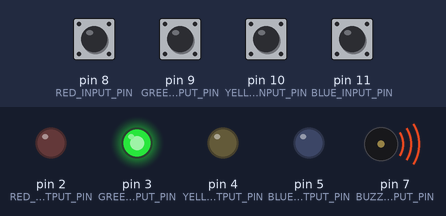
This sketch was run on a simulated Arduino Uno, built with avr-gcc and run on an emulated ATmega328P. Parts: output pins drawn as LEDs (lit = HIGH), buzzer (waves = sounding). The inputs (shaded band) are chosen by the test bench; at power-on: pin 8 (RED_INPUT_PIN), pin 9 (GREEN_INPUT_PIN), pin 10 (YELLOW_INPUT_PIN), pin 11 (BLUE_INPUT_PIN) HIGH. Random numbers use the default seed unless the sketch sets one; what the sketch prints to the serial monitor is not drawn.

Above: at 1.3 s.
1.4 s: pin 8 (RED_INPUT_PIN) pulled LOW for 0.15 s
At 2.2 s:
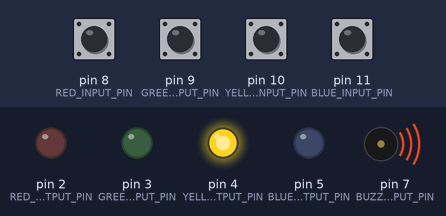
4.4 s: pin 8 (RED_INPUT_PIN) pulled LOW for 1 s
At 4.6 s:
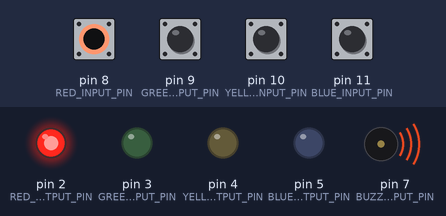
8.0 s: pin 8 (RED_INPUT_PIN) pulsed LOW 5 times (0.12 s each, 0.3 s apart)
At 15.4 s:
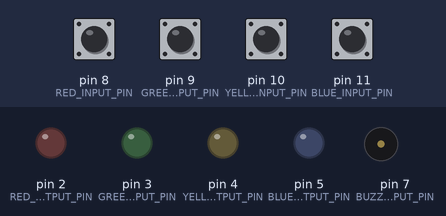
Timing chart, 0 to 16.9 s (numbered marks = the images above; inputs shaded):
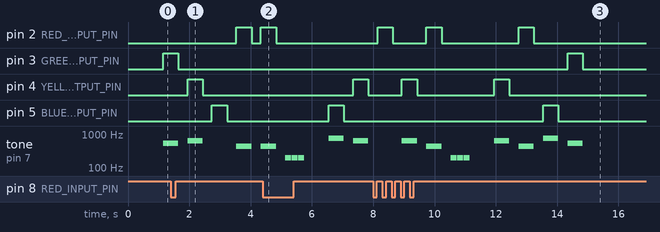

Measured:
- after the input at 8.0 s, pin 3 (GREEN_OUTPUT_PIN): LOW → HIGH after 6.3 s, → LOW 0.50 s later; pin 5 (BLUE_OUTPUT_PIN): LOW → HIGH after 5.5 s, → LOW 0.50 s later
- by itself, pin 4 (YELLOW_OUTPUT_PIN): alternates HIGH for 0.50 s and LOW for 2.5 s, 4 changes in all, then stays LOW
- by itself, tone on pin 7 (BUZZER_OUTPUT_PIN): plays 640 Hz for 0.50 s, 440 Hz for 0.50 s, 200 Hz for 0.20 s, 200 Hz for 0.20 s, 200 Hz for 0.20 s, 640 Hz for 0.50 s … (9 notes in this stretch)

The sketch:

simon.ino
```cpp
#include <Arduino_FreeRTOS.h>
#include <queue.h>

#include "game.h"

TaskHandle_t game_task_handle;
TaskHandle_t sound_task_handle;
TaskHandle_t led_task_handle;

QueueHandle_t input_queue_handle;
QueueHandle_t sound_queue_handle;
QueueHandle_t led_queue_handle;

#define RED_INPUT_PIN 8
#define GREEN_INPUT_PIN 9
#define YELLOW_INPUT_PIN 10
#define BLUE_INPUT_PIN 11

#define RED_OUTPUT_PIN 2
#define GREEN_OUTPUT_PIN 3
#define YELLOW_OUTPUT_PIN 4
#define BLUE_OUTPUT_PIN 5

#define BUZZER_OUTPUT_PIN 7

#define BUTTON_DEBOUNCE_TIME 100L

const int RED = 0;
const int GREEN = 1;
const int YELLOW = 2;
const int BLUE = 3;

typedef struct sound_message_t {
  int freq;
  // If duration > 0 turn sound on for duration ms
  // If duration == 0 turn sound off
  // If duration < 0 turn sound on
  int duration;
  int pause;
};

typedef struct led_message_t {
  int color;
  // If duration > 0 turn led on for duration ms
  // If duration == 0 turn led off
  // If duration < 0 turn led on
  int duration;
  int pause;
};

// The ATmega328P has three Pin Change Interrupt (PCI) groups, each associated with an interrupt vector:
//
//     PCINT0 (PCI0) – Port B (Digital Pins 8–13 + SPI pins)
//         Covers: PB0 to PB7 (Arduino D8, D9, D10, D11, D12, D13)
//         Interrupt Vector: PCINT0_vect
//
//     PCINT1 (PCI1) – Port C (Analog Pins A0–A5)
//         Covers: PC0 to PC5 (Arduino A0, A1, A2, A3, A4, A5)
//         Interrupt Vector: PCINT1_vect
//
//     PCINT2 (PCI2) – Port D (Digital Pins 0–7)
//         Covers: PD0 to PD7 (Arduino D0, D1, D2, D3, D4, D5, D6, D7)
//         Interrupt Vector: PCINT2_vect
ISR(PCINT0_vect) {
  static unsigned int r = 0;
  static unsigned int g = 0;
  static unsigned int y = 0;
  static unsigned int b = 0;
  static unsigned long last = 0L;
  unsigned long now = millis();

  if (now - last < BUTTON_DEBOUNCE_TIME) {
    return;
  }

  last = now;

  if (!(PINB & (1 << PB0)) && !digitalRead(RED_INPUT_PIN)) {
    xQueueSendToBackFromISR(input_queue_handle, &RED, NULL);
    return;
  }

  if (!(PINB & (1 << PB1)) && !digitalRead(GREEN_INPUT_PIN)) {
    xQueueSendToBackFromISR(input_queue_handle, &GREEN, NULL);
    return;
  }

  if (!(PINB & (1 << PB2)) && !digitalRead(YELLOW_INPUT_PIN)) {
    xQueueSendToBackFromISR(input_queue_handle, &YELLOW, NULL);
    return;
  }

  if (!(PINB & (1 << PB3)) && !digitalRead(BLUE_INPUT_PIN)) {
    xQueueSendToBackFromISR(input_queue_handle, &BLUE, NULL);
    return;
  }
}

static void enable_buttons(void) {
  // Arduino Pin	ATmega328P Pin	Pin Change Interrupt Group
  // D0 (RX) PD0 PCINT16 (PCI2)
  // D1 (TX) PD1 PCINT17 (PCI2)
  // D2  PD2 PCINT18 (PCI2)
  // D3  PD3 PCINT19 (PCI2)
  // D4  PD4 PCINT20 (PCI2)
  // D5  PD5 PCINT21 (PCI2)
  // D6  PD6 PCINT22 (PCI2)
  // D7  PD7 PCINT23 (PCI2)
  // D8  PB0 PCINT0 (PCI0)
  // D9  PB1 PCINT1 (PCI0)
  // D10 PB2 PCINT2 (PCI0)
  // D11 PB3 PCINT3 (PCI0)
  // D12 PB4 PCINT4 (PCI0)
  // D13 PB5 PCINT5 (PCI0)
  // A0  PC0 PCINT8 (PCI1)
  // A1  PC1 PCINT9 (PCI1)
  // A2  PC2 PCINT10 (PCI1)
  // A3  PC3 PCINT11 (PCI1)
  // A4 (SDA) PC4 PCINT12 (PCI1)
  // A5 (SCL) PC5 PCINT13 (PCI1)

  // Enable pins D8 - D11
  PCICR |= (1 << PCIE0);
  PCMSK0 = (1 << PCINT0) | (1 << PCINT1) | (1 << PCINT2) | (1 << PCINT3);
}

static void disable_buttons(void) {
  // Disable pins D8 - D11
  PCMSK0 &= ~((1 << PCINT0) | (1 << PCINT1) | (1 << PCINT2) | (1 << PCINT3));
}

void setup() {
  Serial.begin(9600);
  Serial.println("setup() starting up");

  Serial.println("setup() setup input pins");
  pinMode(RED_INPUT_PIN, INPUT_PULLUP);
  pinMode(GREEN_INPUT_PIN, INPUT_PULLUP);
  pinMode(YELLOW_INPUT_PIN, INPUT_PULLUP);
  pinMode(BLUE_INPUT_PIN, INPUT_PULLUP);


  Serial.println("setup() setup ouput pins");
  pinMode(RED_OUTPUT_PIN, OUTPUT);
  pinMode(GREEN_OUTPUT_PIN, OUTPUT);
  pinMode(YELLOW_OUTPUT_PIN, OUTPUT);
  pinMode(BLUE_OUTPUT_PIN, OUTPUT);

  pinMode(BUZZER_OUTPUT_PIN, OUTPUT);

  Serial.println("setup() led queue");
  led_queue_handle = xQueueCreate(1, sizeof(led_message_t));
  Serial.println("setup() sound queue");
  sound_queue_handle = xQueueCreate(1, sizeof(sound_message_t));
  Serial.println("setup() input queue");
  input_queue_handle = xQueueCreate(1, sizeof(int));

  // Enable interrupt port B
  PCICR |= (1 << PCIE0);

  Serial.println("setup() create led task");
  xTaskCreate(led_task,
              "led_task",
              64,
              NULL,
              2,
              &led_task_handle);

  Serial.println("setup() create sound task");
  xTaskCreate(sound_task,
              "sound_task",
              64,
              NULL,
              2,
              &sound_task_handle);

  Serial.println("setup() create game task");
  xTaskCreate(game_task,
              "game_task",
              164,
              NULL,
              2,
              &game_task_handle);

  enable_buttons();
}


void loop() { }

static void play_win_sound(void) {
  sound_message_t soundmsg;

  static const int duration = 100;
  static const int pause = 25;

  for (int i = 0; i < 4; i++) {
    for (int j = 0; j < 3; j++) {
      soundmsg = {
        .freq = 440 + j * 100,
        .duration = duration,
        .pause = pause,
      };
      xQueueSendToBack(sound_queue_handle, &soundmsg, portMAX_DELAY);
    }
  }
}

static void play_lose_sound(void) {
  sound_message_t soundmsg;

  static const int duration = 200;
  static const int pause = 25;

  for (int i = 0; i < 3; i++) {
    soundmsg = {
      .freq = 200,
      .duration = duration,
      .pause = pause,
    };
    xQueueSendToBack(sound_queue_handle, &soundmsg, portMAX_DELAY);
  }
}

void game_task(void *pvParameters) {
  (void) pvParameters;

  game_t g;
  int round = 0;
  int button;

  static const int duration = 500;
  static const int pause = 300;

  sound_message_t soundmsg;
  led_message_t ledmsg;

  for (;;) {

    game_new(&g, round);

    // Drain any lingering button press
    xQueueReceive(input_queue_handle, &button, 0);

    // Wait one second before the next round
    vTaskDelay(1000 / portTICK_PERIOD_MS);

    // Play the sequence for the player
    int color;
    while (game_has_more_colors(&g)) {
      color = game_current_color(&g);
      soundmsg = {
        .freq = 440 + color * 100,
        .duration = duration,
        .pause = pause,
      };
      ledmsg = {
        .color = color,
        .duration = duration,
        .pause = pause,
      };
      xQueueSendToBack(led_queue_handle, &ledmsg, portMAX_DELAY);
      xQueueSendToBack(sound_queue_handle, &soundmsg, 0);
      game_next(&g);
    };

    game_reset(&g);

    enable_buttons();

    // Record and match the sequence entered by the player
    while (game_has_more_colors(&g)) {
      color = game_current_color(&g);

      if (xQueueReceive(input_queue_handle, &button, portMAX_DELAY) != pdTRUE) {
        continue;
      }

      soundmsg = {
        .freq = 440 + button * 100,
        .duration = duration,
        .pause = pause,
      };
      ledmsg = {
        .color = button,
        .duration = duration,
        .pause = pause,
      };
      xQueueSendToBack(led_queue_handle, &ledmsg, portMAX_DELAY);
      xQueueSendToBack(sound_queue_handle, &soundmsg, 0);

      if (color == button) {
        game_next(&g);
        if (game_has_more_colors(&g)) {
          continue;
        }

        play_win_sound();
        round++;
        break;
      }

      // game_over, start over
      play_lose_sound();
      round = 0;
      break;
    };

    disable_buttons();
  }
}


void sound_task(void *pvParameters) {
  (void) pvParameters;

  for (;;) {
    sound_message_t msg;

    if (xQueuePeek(sound_queue_handle, &msg, portMAX_DELAY) != pdTRUE) {
      continue;
    }

    switch (msg.duration) {
      case -1:
        tone(BUZZER_OUTPUT_PIN, msg.freq);
        break;
      case 0:
        noTone(BUZZER_OUTPUT_PIN);
        break;
      default:
        tone(BUZZER_OUTPUT_PIN, msg.freq);
        vTaskDelay(msg.duration / portTICK_PERIOD_MS);
        noTone(BUZZER_OUTPUT_PIN);
        vTaskDelay(msg.pause / portTICK_PERIOD_MS);
        break;
    }

    xQueueReceive(sound_queue_handle, &msg, 0);
  }
}

void led_task(void *pvParameters) {
  (void) pvParameters;

  for (;;) {
    led_message_t msg;

    if (xQueuePeek(led_queue_handle, &msg, portMAX_DELAY) != pdTRUE) {
      continue;
    }

    int pin;
    switch (msg.color) {
      case RED: pin = RED_OUTPUT_PIN; break;
      case GREEN: pin = GREEN_OUTPUT_PIN; break;
      case YELLOW: pin = YELLOW_OUTPUT_PIN; break;
      default:
      case BLUE: pin = BLUE_OUTPUT_PIN; break;
    }

    switch (msg.duration) {
      case -1:
        digitalWrite(pin, HIGH);
        break;
      case 0:
        digitalWrite(pin, LOW);
        break;
      default:
        digitalWrite(pin, HIGH);
        vTaskDelay(msg.duration / portTICK_PERIOD_MS);
        digitalWrite(pin, LOW);
        vTaskDelay(msg.pause / portTICK_PERIOD_MS);
        break;
    }

    xQueueReceive(led_queue_handle, &msg, 0);
  }
}
```

game.h
```cpp
#ifndef GAME_H_
#define GAME_H_

#define MIN_SEQ 4
#define MAX_SEQ (MIN_SEQ * 8)

typedef struct {
  int round;

  char seq[MAX_SEQ];
  int seq_len;
  int seq_idx;

} game_t;

void game_new(game_t *g, unsigned int round);
void game_reset(game_t *g);
int game_current_color(game_t *g);
int game_has_more_colors(game_t *g);
void game_next(game_t *g);


#endif //GAME_H_
```

game.ino
```cpp
#include "game.h"


void game_new(game_t *g, unsigned int round) {
  randomSeed(millis());

  g->round = round;
  g->seq_idx = 0;
  g->seq_len = MIN_SEQ + round;

  int byte_offset = 0;
  int bit_offset = 0;

  for (int i = 0; i < g->seq_len / 4; i++) {
    char v = ((char)random(0,4) << 6) |
      ((char)random(0,4) << 4) |
      ((char)random(0,4) << 2) |
      ((char)random(0,4));
    g->seq[i] = v;
  }
}

void game_reset(game_t *g) {
  g->seq_idx = 0;
}

static int game_get_idx(game_t *g, int idx) {
  int v = g->seq[idx / 4];
  int shift = 2 * (idx % 4);
  return (int)((v & (0x3 << shift)) >> shift);
}

int game_current_color(game_t *g) {
  if (g->seq_idx == g->seq_len) {
    return -1;
  }

  return game_get_idx(g, g->seq_idx);
}

int game_has_more_colors(game_t *g) {
  return g->seq_idx < g->seq_len;
}

void game_next(game_t *g) {
  if (game_has_more_colors(g)) {
    g->seq_idx++;
  }
}

int game_next_color(game_t *g) {
  if (g->seq_idx < g->seq_len) {
    g->seq_idx++;
    return game_get_idx(g, g->seq_idx);
  }

  return -1;
}
```
